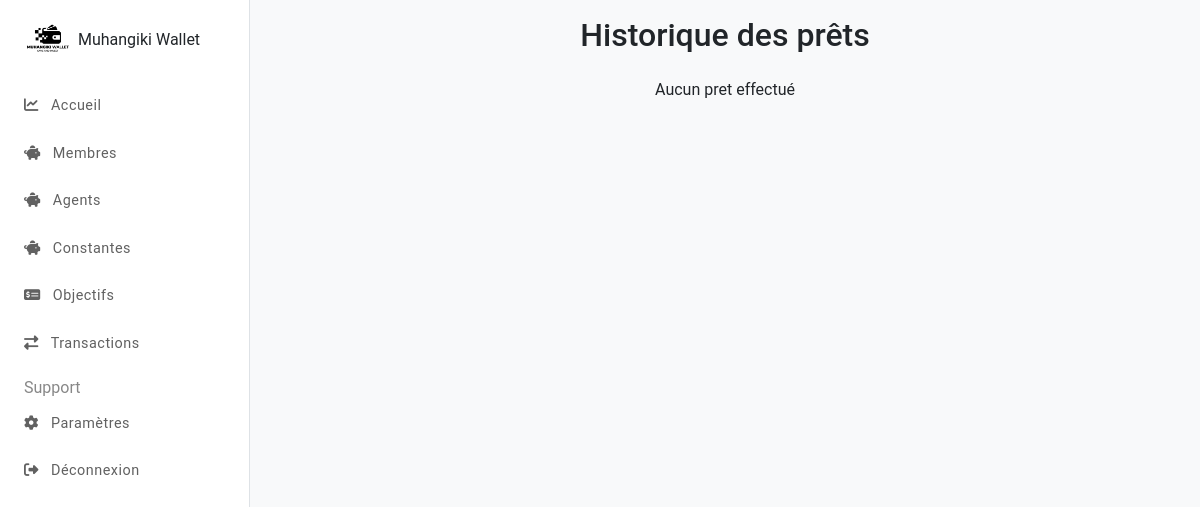
Before: /administrateurs/prets/ (signed in) with the older database file.
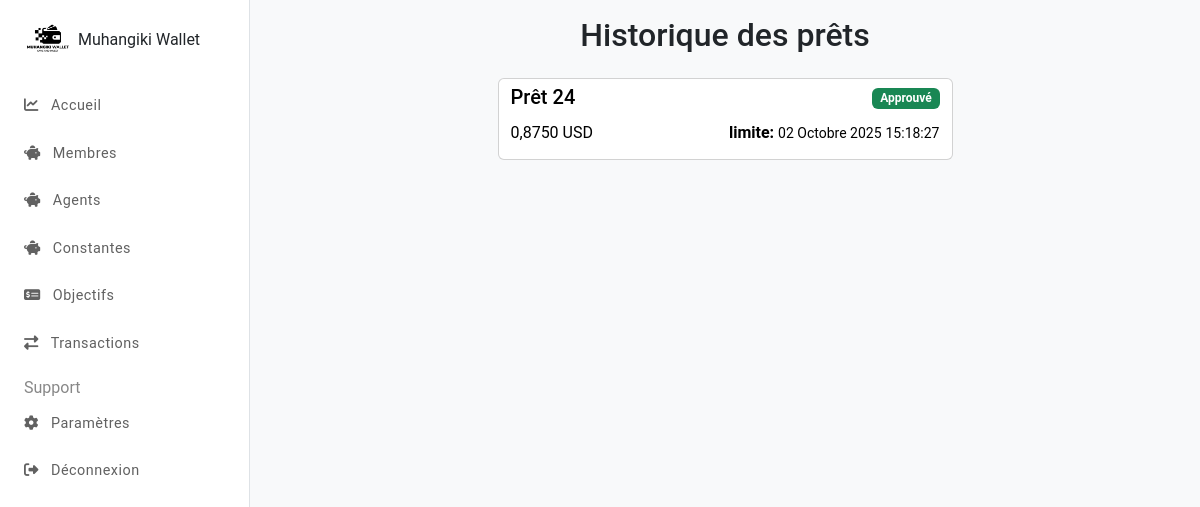
After: the same page with the newer database file.
### transactions/models.py (models this page shows, shortened)
class Prets(models.Model):
    administrateur = models.ForeignKey(Administrateurs, on_delete=models.CASCADE, blank=True, null=True, verbose_name="Administrateur")
    membre = models.ForeignKey(Membres, blank=True, null=True, on_delete=models.CASCADE, verbose_name="Membres")
    type_pret = models.ForeignKey(TypesPret, null=True, blank=True, on_delete=models.CASCADE, verbose_name="Type de pret")
    transaction = models.ForeignKey(Transactions, on_delete=models.CASCADE, blank=True, null=True, related_name="pret", verbose_name="Transaction")
    montant = models.DecimalField(max_digits=15, decimal_places=4, verbose_name="Montant du pret")
    montant_payer=models.DecimalField(max_digits=15, decimal_places=4,verbose_name="montant a payer", default= 0.0)
    montant_remboursé = models.DecimalField(max_digits=15, decimal_places=4, verbose_name="Montant remboursé")
    solde_remboursé = models.DecimalField(max_digits=15, decimal_places=4, default=0, verbose_name="Solde remboursé")
    devise = models.CharField(max_length=3, choices=DEVISE_CHOICES, verbose_name="Devise")
    mode_payement = models.CharField(max_length=15, choices=MODE_PAYEMENT_CHOICES, verbose_name="mode payement", default="hebdomadaire")
    date_demande = models.DateTimeField(auto_now_add=True, verbose_name="Date de demande")
    date_approbation = models.DateTimeField(blank=True, null=True, verbose_name="Date d'approbation")
    date_remboursement = models.DateTimeField(verbose_name="Date de remboursement")
    statut = models.CharField(max_length=20, choices=(("En attente", "En attente"), ("Approuvé", "Approuvé"), ("Remboursé", "Remboursé"), ("Depassé", "Depassé"), ("Annulé", "Annulé")), default="En attente", verbose_name="Statut")
    class Meta:
        verbose_name = "Prêt"
        verbose_name_plural = "Prêts"

### administrateurs/views.py (the view)
# urls.py: path("prets/", views.prets, name="prets"),
@login_required
@verifier_admin
def prets(request):
    prets = Prets.objects.all().order_by("-date_remboursement")
    for pret in prets:
        if pret.statut == "Approuvé" and timezone.now() > pret.date_remboursement:
            pret.montant_remboursé += 5 * (2800 if pret.devise == "CDF" else 1)
            pret.statut = "Depassé"
            pret.save()
    context = {"prets": prets}
    return render(request, "administrateurs/prets.html", context)

### administrateurs/models.py (called while the page is built)
    def is_admin(self):
        return self.type == TypesUtilisateur.ADMIN.value

### administrateurs/views.py (called while the page is built)
def verifier_admin(func):
    def verify(request, *args, **kwargs):
        if request.user.is_admin():
            return func(request, *args, **kwargs)
        else: return redirect("index")
    return wraps(func)(verify)

### administrateurs/templates/administrateurs/prets.html (shortened to what this page needs)
{% extends 'administrateurs/base.html' %}
{% block content %}
    <div class="row mt-5 mt-sm-0 mb-5 mx-1 justify-content-center">
        <div class="col-md-12">
            <h2 class="text-center mb-4">Historique des prêts</h2>
        </div>
        <div class="list-group p-0 col-md-6">
            {% for pret in prets %}
            <div onclick="location.href='{%if pret.transaction%}{% url 'administrateurs:transaction' pret.transaction.pk %}{%endif%}'" class="btn btn-light card mb-3 {% if pret.statut == 'Depassé' %}border-danger{% endif %}">
                <div class="card-title d-flex align-items-center justify-content-between">
                    <h5 class="mb-1">Prêt {{pret.pk}}</h5>
                    <span class="badge bg-{% if pret.transaction.statut == 'Approuvé' %}success{% elif pret.statut in 'Rejeté Depassé' %}danger{% elif pret.statut == 'Remboursé' %}info{% else %}warning{% endif %}">
                        {% if pret.statut == 'Approuvé' and pret.transaction.statut == 'En attente' %}En attente{% else %}{{ pret.statut }}{% endif %}
                    </span>
                </div>
                <div class="card-title d-flex align-items-center justify-content-between">
                    <span class="card-text fs-6"><strong></strong> {{ pret.montant_remboursé }} {{ pret.devise }}</span>
                    <span class="card-text "><strong class="fw-bold"> limite: </strong>
                        <small class="d-none d-md-inline">{{ pret.date_remboursement|date:"d E Y" }}</small>
                        <small class="d-none d-md-inline">{{ pret.date_remboursement|date:"H:i:s" }}</small>
                    </span>
                </div>
            </div>
            {% empty %}
            <p class="text-center">Aucun pret effectué</p>
            {% endfor %}
        </div>
    </div>
{% endblock %}

Changed rows visible on the page:
added Prets: pk "24", statut "Approuvé", montant_remboursé "0,8750", devise "USD", date_remboursement "02 Octobre 2025", date_remboursement "15:18:27"
Other visible differences:
text no longer shown: "Aucun pret effectué"
